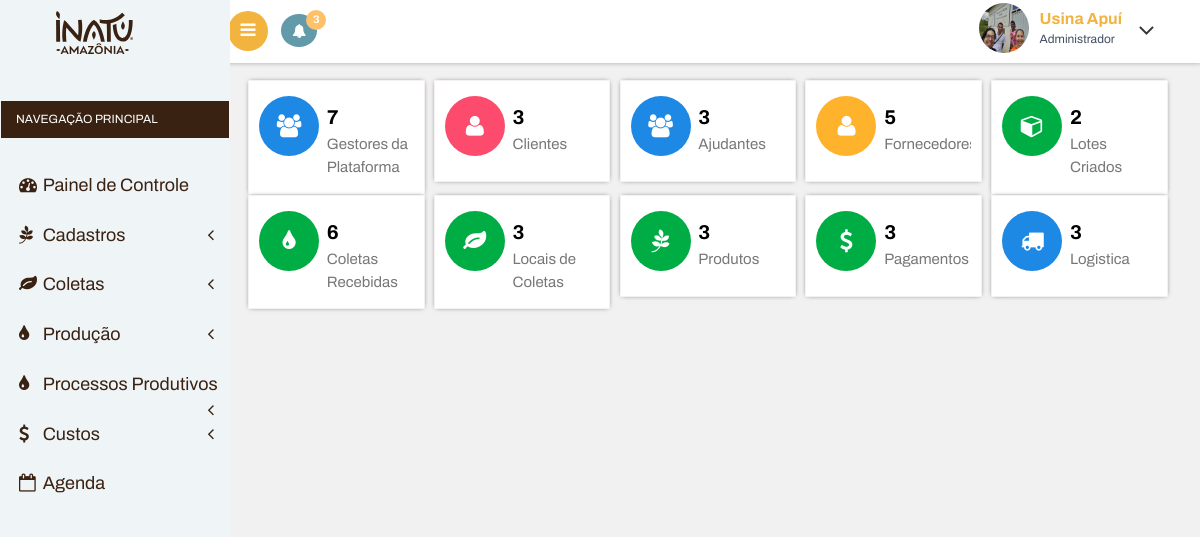
The page /imobiliaria/sistema/painel (signed in) on the database its author committed.
### tables this page shows
CREATE TABLE `usuarios` (
  `id` int(11) NOT NULL,
  `nome` varchar(50) NOT NULL,
  `cpf` varchar(20) NOT NULL,
  `email` varchar(50) NOT NULL,
  `senha_crip` varchar(150) NOT NULL,
  `senha` varchar(25) NOT NULL,
  `nivel` varchar(25) NOT NULL,
  `foto` varchar(100) NOT NULL,
  `id_func` int(11) NOT NULL,
  `ativo` varchar(5) NOT NULL
);

### imobiliaria/sistema/painel/index.php (the view, shortened to what this page needs)
<?php
require_once("../conexao.php");
$id_usuario = @$_SESSION['id_usuario'];
$query = $pdo->query("SELECT * FROM usuarios WHERE id = '$id_usuario'");
$res = $query->fetchAll(PDO::FETCH_ASSOC);
$total_reg = @count($res);
if($total_reg > 0){
	$nome_user = $res[0]['nome'];
	$foto_usu = $res[0]['foto'];
	$nivel_usu = $res[0]['nivel'];
}
if( @$_GET['pagina'] == ""){
	$pagina = 'home';
}else{
	$pagina = @$_GET['pagina'];
}
?>
<!DOCTYPE HTML>
<html>
<head>
	<link href="css/bootstrap.css" rel='stylesheet' type='text/css' />
	<link href="css/style.css" rel='stylesheet' type='text/css' />
	<link href="css/font-awesome.css" rel="stylesheet">
	<link href='css/SidebarNav.min.css' media='all' rel='stylesheet' type='text/css'/>
	<link rel="stylesheet" href="css/monthly.css">
	<link href="css/custom.css" rel="stylesheet">
	<link href="css/owl.carousel.css" rel="stylesheet">
	<link rel="stylesheet" type="text/css" href="DataTables/datatables.min.css"/>
	<link href="https://cdn.jsdelivr.net/npm/select2@4.1.0-rc.0/dist/css/select2.min.css" rel="stylesheet" />
</head>
<body class="cbp-spmenu-push">
	<div class="main-content">
		<div class="cbp-spmenu cbp-spmenu-vertical cbp-spmenu-left" id="cbp-spmenu-s1">
			<aside class="sidebar-left">
				<nav class="navbar navbar-inverse">
					<div class="navbar-header">
						<h1><a class="navbar-brand" href="index.html"><span class="dashboard_text"><img src="../imagens/logom.svg" alt="" width="50%" style="position:relative; right: 5px; bottom: 20px; top: 0px;"></span></a></h1>
					</div>
					<div class="collapse navbar-collapse" id="bs-example-navbar-collapse-1">
						<ul class="sidebar-menu">
							<li class="header">NAVEGAÇÃO PRINCIPAL</li>
							<br>
							<li class="treeview">
								<a href="./">
									<i class="fa fa-dashboard"></i> <span>Painel de Controle</span>
								</a>
							</li>
							<li class="treeview">
								<a href="#">
									<i class="fa fa-pagelines"></i>
									<span>Cadastros</span>
									<i class="fa fa-angle-left pull-right"></i>
								</a>
							</li>
							<li class="treeview">
									<a href="#">
										<i class="fa fa-leaf"></i>
										<span>Coletas</span>
										<i class="fa fa-angle-left pull-right"></i>
									</a>
								</li>
								<li class="treeview">
									<a href="#">
										<i class="fa fa-tint"></i>
										 <span>Produção</span>
										<i class="fa fa-angle-left pull-right"></i>
									</a>
								</li>
								<li class="treeview">
									<a href="#">
										<i class="fa fa-tint"></i>
										 <span>Processos Produtivos</span>
										<i class="fa fa-angle-left pull-right"></i>
									</a>
								</li>
								<li class="treeview">
									<a href="#">
										<i class="fa fa-dollar"></i>
										 <span>Custos</span>
										<i class="fa fa-angle-left pull-right"></i>
									</a>
								</li>
							<li class="treeview">
								<a href="index.php?pagina=agenda">
									<i class="fa fa-calendar-o"></i> <span>Agenda</span>
								</a>
							</li>
						</nav>
					</aside>
				</div>
				<div class="sticky-header header-section ">
					<div class="header-left">
						<button id="showLeftPush"><i class="fa fa-bars"></i></button>
						<div class="profile_details_left">
							<ul class="nofitications-dropdown">
								<?php
								$query2 = $pdo->query("SELECT * FROM tarefas where status = 'Agendada' and usuario = '$id_usuario' order by data asc, hora asc ");
								$res2 = $query2->fetchAll(PDO::FETCH_ASSOC);
								$tarefasPendentes_taref = @count($res2);
								 ?>
								<li class="dropdown head-dpdn">
									<a href="#" class="dropdown-toggle" data-toggle="dropdown" aria-expanded="false"><i class="fa fa-bell"></i><span class="badge blue1"><?php echo $tarefasPendentes_taref ?></span></a>
								</li>
							</ul>
						</div>
						<div class="clearfix"> </div>
					</div>
					<div class="header-right">
						<div class="profile_details">
							<ul>
								<li class="dropdown profile_details_drop">
									<a href="#" class="dropdown-toggle" data-toggle="dropdown" aria-expanded="false">
										<div class="profile_img">
											<span class="prfil-img"><img src="images/perfil/<?php echo $foto_usu ?>" alt="" width="50px" height="50px"> </span>
											<div class="user-name">
												<p><?php echo $nome_user ?></p>
												<span><?php echo $nivel_usu ?></span>
											</div>
											<i class="fa fa-angle-down lnr"></i>
											<div class="clearfix"></div>
										</div>
									</a>
								</li>
							</ul>
						</div>
						<div class="clearfix"> </div>
					</div>
					<div class="clearfix"> </div>
				</div>
				<div id="page-wrapper">
					<?php
						require_once($pagina.'.php');
					?>
				</div>
			</div>
</body>
</html>

### imobiliaria/sistema/painel/home.php (shortened to what this page needs)
<?php
require_once("../conexao.php");
$query = $pdo->query("SELECT * FROM lote");
$res = $query->fetchAll(PDO::FETCH_ASSOC);
$total_lote = @count($res);
$query = $pdo->query("SELECT * FROM coleta");
$res = $query->fetchAll(PDO::FETCH_ASSOC);
$total_coleta = @count($res);
$query = $pdo->query("SELECT * FROM locais");
$res = $query->fetchAll(PDO::FETCH_ASSOC);
$total_locais = @count($res);
$query = $pdo->query("SELECT * FROM tipos");
$res = $query->fetchAll(PDO::FETCH_ASSOC);
$total_produtos = @count($res);
$query = $pdo->query("SELECT * FROM usuarios");
$res = $query->fetchAll(PDO::FETCH_ASSOC);
$total_usuarios = @count($res);
$query = $pdo->query("SELECT * FROM compradores");
$res = $query->fetchAll(PDO::FETCH_ASSOC);
$total_compradores = @count($res);
$query = $pdo->query("SELECT * FROM vendedores");
$res = $query->fetchAll(PDO::FETCH_ASSOC);
$total_vendedores = @count($res);
$query = $pdo->query("SELECT * FROM locadores");
$res = $query->fetchAll(PDO::FETCH_ASSOC);
$total_locadores = @count($res);
 ?>
<div class="main-page">
			<div class="col_3">
			<a href="index.php?pagina=usuarios">
        	<div class="col-md-3 widget widget1">
        		<div class="r3_counter_box">
                    <i class="pull-left fa fa-users user2 icon-rounded"></i>
                    <div class="stats">
					<h5><strong><?php echo $total_usuarios ?></strong></h5>
                      <span>Gestores da Plataforma</span>
                    </div>
                </div>
        	</div>
        	</a>
        	<a href="index.php?pagina=compradores">
        	<div class="col-md-3 widget widget1">
        		<div class="r3_counter_box">
                    <i class="pull-left fa fa-user user1 icon-rounded"></i>
                    <div class="stats">
					<h5><strong><?php echo $total_compradores ?></strong></h5>
                      <span>Clientes</span>
                    </div>
                </div>
        	</div>
        	</a>
        	<a href="index.php?pagina=vendedores">
        	<div class="col-md-3 widget widget1">
        		<div class="r3_counter_box">
                    <i class="pull-left fa fa-users user2 icon-rounded"></i>
                    <div class="stats">
					<h5><strong><?php echo $total_vendedores ?></strong></h5>
                      <span>Ajudantes</span>
                    </div>
                </div>
        	</div>
        	</a>
        	<a href="index.php?pagina=locatarios">
        	<div class="col-md-3 widget widget1">
        		<div class="r3_counter_box">
                    <i class="pull-left fa fa-user dollar1 icon-rounded"></i>
                    <div class="stats">
					<h5><strong><?php echo $total_locadores ?></strong></h5>
                      <span>Fornecedores</span>
                    </div>
                </div>
        	 </div>
        	 </a>
        	<a href="index.php?pagina=lote">
        	<div class="col-md-3 widget">
        		<div class="r3_counter_box">
                    <i class="pull-left fa fa-cube dollar2 icon-rounded"></i>
                    <div class="stats">
					<h5><strong><?php echo $total_lote ?></strong></h5>
                      <span>Lotes Criados</span>
                    </div>
                </div>
        	 </div>
        	</a>
        	<a href="index.php?pagina=coleta">
        	<div class="col-md-3 widget widget1">
        		<div class="r3_counter_box">
                   <i class="pull-left fa fa-tint dollar2 icon-rounded"></i>
                    <div class="stats">
					<h5><strong><?php echo $total_coleta ?></strong></h5>
                      <span>Coletas Recebidas</span>
                    </div>
                </div>
        	</div>
        	</a>
        	<a href="index.php?pagina=locais">
        	<div class="col-md-3 widget widget1">
        		<div class="r3_counter_box">
                   <i class="pull-left fa fa-leaf dollar2  icon-rounded"></i>
                    <div class="stats">
					<h5><strong><?php echo $total_locais ?></strong></h5>
                      <span>Locais de Coletas</span>
                    </div>
                </div>
        	</div>
        	</a>
        	<a href="index.php?pagina=tipos">
        	<div class="col-md-3 widget widget1">
        		<div class="r3_counter_box">
                   <i class="pull-left fa fa-pagelines dollar2  icon-rounded"></i>
                    <div class="stats">
					<h5><strong><?php echo $total_produtos ?></strong></h5>
                      <span>Produtos</span>
                    </div>
                </div>
        	</div>
        	</a>
        	<a href="index.php?pagina=pagar">
        	<div class="col-md-3 widget widget1">
        		<div class="r3_counter_box">
                   <i class="pull-left fa fa-dollar dollar2 icon-rounded "></i>
                    <div class="stats">
					<h5><strong><?php echo $total_locais ?></strong></h5>
                      <span>Pagamentos</span>
                    </div>
                </div>
        	</div>
        	</a>
        	 <a href="index.php?pagina=movimentacoes">
        	<div class="col-md-3 widget">
        		<div class="r3_counter_box">
                    <i class="pull-left fa fa-truck user2 icon-rounded"></i>
                    <div class="stats">
					<h5><strong><?php echo $total_locais ?></strong></h5>
                      <span>Logistica</span>
                    </div>
                </div>
        	 </div>
        	 </a>
        	<div class="clearfix"> </div>
		</div>
			<link rel="stylesheet" href="css/export.css" type="text/css" media="all" />

### imobiliaria/sistema/painel/css/custom.css (style rules this page uses)
#page-wrapper { padding:5em 2em 2.5em; background-color: #F1F1F1; }

### rows shown on the page
usuarios: foto (picture), nome "Usina Apuí", nivel "Administrador"

### other values the page prints
$tarefasPendentes_taref "3"
$total_usuarios "7"
$total_compradores "3"
$total_vendedores "3"
$total_locadores "5"
$total_lote "2"
$total_coleta "6"
$total_locais "3"
$total_produtos "3"
